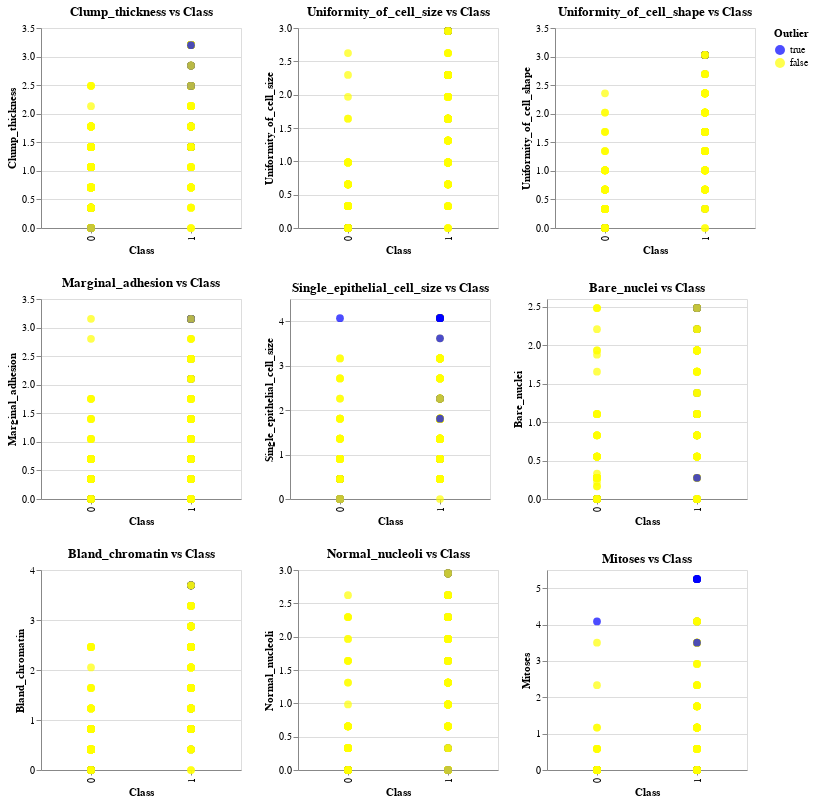

The notebook cell saved with this chart:
### Markdown cell above
Visualize outliners

### Code cell
import altair as alt

charts = []
feature_columns = df_scaled.drop(columns=["Class"]).columns
for col in feature_columns:
    chart = alt.Chart(detect_outliers_using_ocsvm(df_scaled)).mark_circle(size=60).encode(
        x=alt.X('Class:N', title='Class'), 
        y=alt.Y(col, title=col), 
        color = alt.Color( 'Outlier:N', scale= alt.Scale(domain=[True, False], range=['blue', 'yellow']),
                            legend=alt.Legend(title='Outlier')), 
        tooltip=[col, 'Class']
    ).properties(
        width=200,
        height=200,
        title=f'{col} vs Class'
    )
    charts.append(chart)
combined_charts = alt.vconcat( *[ alt.hconcat(*charts[i:i+3]) for i in range(0, len(charts), 3)])
combined_charts.show()

### Figure 1 — Vega-Lite specification as saved in the notebook (floating-point values rounded to 4 significant figures; data arrays with more than 128 entries replaced by an {"elided": "..."} marker saying what was removed)
{"config": {"view": {"continuousWidth": 300, "continuousHeight": 300}}, "vconcat": [{"hconcat": [{"data": {"name": "data-ee1abbecdcd39571dfd9efc3560f941c"}, "mark": {"type": "circle", "size": 60}, "encoding": {"color": {"field": "Outlier", "legend": {"title": "Outlier"}, "scale": {"domain": [true, false], "range": ["blue", "yellow"]}, "type": "nominal"}, "tooltip": [{"field": "Clump_thickness", "type": "quantitative"}, {"field": "Class", "type": "quantitative"}], "x": {"field": "Class", "title": "Class", "type": "nominal"}, "y": {"field": "Clump_thickness", "title": "Clump_thickness", "type": "quantitative"}}, "height": 200, "title": "Clump_thickness vs Class", "width": 200}, {"data": {"name": "data-ee1abbecdcd39571dfd9efc3560f941c"}, "mark": {"type": "circle", "size": 60}, "encoding": {"color": {"field": "Outlier", "legend": {"title": "Outlier"}, "scale": {"domain": [true, false], "range": ["blue", "yellow"]}, "type": "nominal"}, "tooltip": [{"field": "Uniformity_of_cell_size", "type": "quantitative"}, {"field": "Class", "type": "quantitative"}], "x": {"field": "Class", "title": "Class", "type": "nominal"}, "y": {"field": "Uniformity_of_cell_size", "title": "Uniformity_of_cell_size", "type": "quantitative"}}, "height": 200, "title": "Uniformity_of_cell_size vs Class", "width": 200}, {"data": {"name": "data-ee1abbecdcd39571dfd9efc3560f941c"}, "mark": {"type": "circle", "size": 60}, "encoding": {"color": {"field": "Outlier", "legend": {"title": "Outlier"}, "scale": {"domain": [true, false], "range": ["blue", "yellow"]}, "type": "nominal"}, "tooltip": [{"field": "Uniformity_of_cell_shape", "type": "quantitative"}, {"field": "Class", "type": "quantitative"}], "x": {"field": "Class", "title": "Class", "type": "nominal"}, "y": {"field": "Uniformity_of_cell_shape", "title": "Uniformity_of_cell_shape", "type": "quantitative"}}, "height": 200, "title": "Uniformity_of_cell_shape vs Class", "width": 200}]}, {"hconcat": [{"data": {"name": "data-ee1abbecdcd39571dfd9efc3560f941c"}, "mark": {"type": "circle", "size": 60}, "encoding": {"color": {"field": "Outlier", "legend": {"title": "Outlier"}, "scale": {"domain": [true, false], "range": ["blue", "yellow"]}, "type": "nominal"}, "tooltip": [{"field": "Marginal_adhesion", "type": "quantitative"}, {"field": "Class", "type": "quantitative"}], "x": {"field": "Class", "title": "Class", "type": "nominal"}, "y": {"field": "Marginal_adhesion", "title": "Marginal_adhesion", "type": "quantitative"}}, "height": 200, "title": "Marginal_adhesion vs Class", "width": 200}, {"data": {"name": "data-ee1abbecdcd39571dfd9efc3560f941c"}, "mark": {"type": "circle", "size": 60}, "encoding": {"color": {"field": "Outlier", "legend": {"title": "Outlier"}, "scale": {"domain": [true, false], "range": ["blue", "yellow"]}, "type": "nominal"}, "tooltip": [{"field": "Single_epithelial_cell_size", "type": "quantitative"}, {"field": "Class", "type": "quantitative"}], "x": {"field": "Class", "title": "Class", "type": "nominal"}, "y": {"field": "Single_epithelial_cell_size", "title": "Single_epithelial_cell_size", "type": "quantitative"}}, "height": 200, "title": "Single_epithelial_cell_size vs Class", "width": 200}, {"data": {"name": "data-ee1abbecdcd39571dfd9efc3560f941c"}, "mark": {"type": "circle", "size": 60}, "encoding": {"color": {"field": "Outlier", "legend": {"title": "Outlier"}, "scale": {"domain": [true, false], "range": ["blue", "yellow"]}, "type": "nominal"}, "tooltip": [{"field": "Bare_nuclei", "type": "quantitative"}, {"field": "Class", "type": "quantitative"}], "x": {"field": "Class", "title": "Class", "type": "nominal"}, "y": {"field": "Bare_nuclei", "title": "Bare_nuclei", "type": "quantitative"}}, "height": 200, "title": "Bare_nuclei vs Class", "width": 200}]}, {"hconcat": [{"data": {"name": "data-ee1abbecdcd39571dfd9efc3560f941c"}, "mark": {"type": "circle", "size": 60}, "encoding": {"color": {"field": "Outlier", "legend": {"title": "Outlier"}, "scale": {"domain": [true, false], "range": ["blue", "yellow"]}, "type": "nominal"}, "tooltip": [{"field": "Bland_chromatin", "type": "quantitative"}, {"field": "Class", "type": "quantitative"}], "x": {"field": "Class", "title": "Class", "type": "nominal"}, "y": {"field": "Bland_chromatin", "title": "Bland_chromatin", "type": "quantitative"}}, "height": 200, "title": "Bland_chromatin vs Class", "width": 200}, {"data": {"name": "data-ee1abbecdcd39571dfd9efc3560f941c"}, "mark": {"type": "circle", "size": 60}, "encoding": {"color": {"field": "Outlier", "legend": {"title": "Outlier"}, "scale": {"domain": [true, false], "range": ["blue", "yellow"]}, "type": "nominal"}, "tooltip": [{"field": "Normal_nucleoli", "type": "quantitative"}, {"field": "Class", "type": "quantitative"}], "x": {"field": "Class", "title": "Class", "type": "nominal"}, "y": {"field": "Normal_nucleoli", "title": "Normal_nucleoli", "type": "quantitative"}}, "height": 200, "title": "Normal_nucleoli vs Class", "width": 200}, {"data": {"name": "data-ee1abbecdcd39571dfd9efc3560f941c"}, "mark": {"type": "circle", "size": 60}, "encoding": {"color": {"field": "Outlier", "legend": {"title": "Outlier"}, "scale": {"domain": [true, false], "range": ["blue", "yellow"]}, "type": "nominal"}, "tooltip": [{"field": "Mitoses", "type": "quantitative"}, {"field": "Class", "type": "quantitative"}], "x": {"field": "Class", "title": "Class", "type": "nominal"}, "y": {"field": "Mitoses", "title": "Mitoses", "type": "quantitative"}}, "height": 200, "title": "Mitoses vs Class", "width": 200}]}], "$schema": "https://vega.github.io/schema/vega-lite/v5.17.0.json", "datasets": {"data-ee1abbecdcd39571dfd9efc3560f941c": {"elided": "699 records"}}}
